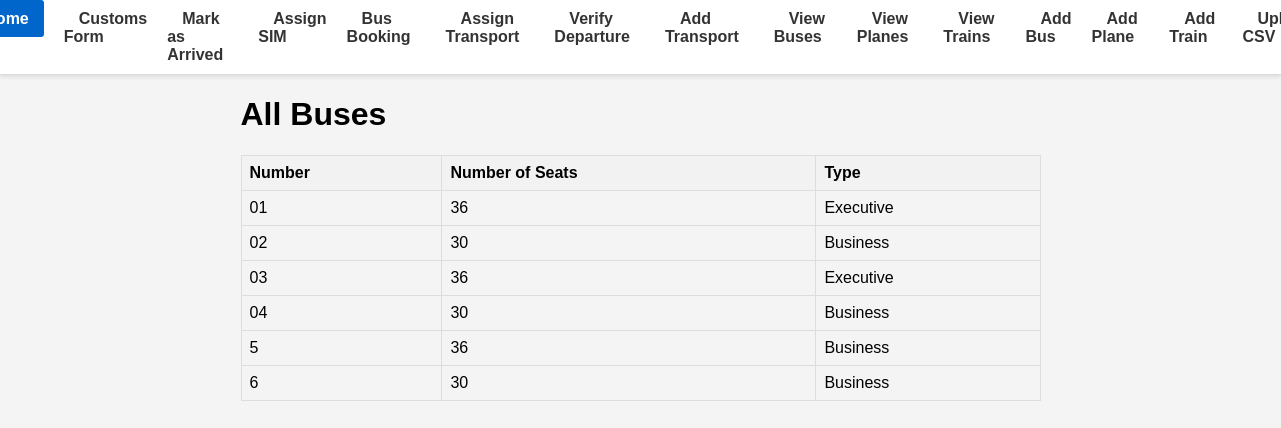
Screenshot of /view-buses/ with the database file from the repository.
### database.py (models this page shows)
class Transport(Base):
    __tablename__ = "transport"
    id = Column(Integer, primary_key=True, index=True)
    departure_time = Column(Date, nullable=True)
    type = Column(String, nullable=False)
    transport_type = Column(String, nullable=False)
    __mapper_args__ = {
        'polymorphic_on': transport_type,
        'polymorphic_identity': 'transport'
    }

class Bus(Transport):
    __tablename__ = "bus"
    bus_id = Column(Integer, ForeignKey('transport.id'), primary_key=True)
    bus_number = Column(String, nullable=False)
    no_of_seats = Column(Integer, nullable=False)
    type = Column(String, index=True,nullable=True)
    __mapper_args__ = {
        'polymorphic_identity': 'bus',
    }

### main.py (the view)
@app.get("/view-buses/")
def view_buses(request: Request, db: Session = Depends(get_db)):
    buses = db.query(Bus).all()
    return templates.TemplateResponse("view_buses.html", {"request": request, "buses": buses})

### templates/view_buses.html
{% extends "base.html" %}
{% block content %}
<h1>All Buses</h1>
<table>
    <tr>
        <th>Number</th>
        <th>Number of Seats</th>
        <th>Type</th>
    </tr>
    {% for bus in buses %}
    <tr>
        <td>{{ bus.bus_number }}</td>
        <td>{{ bus.no_of_seats }}</td>
        <td>{{ bus.type }}</td>
    </tr>
    {% endfor %}
</table>
{% endblock %}

### templates/base.html (shortened to what this page needs)
<!DOCTYPE html>
<html lang="en">
<head>
    <link rel="stylesheet" href="/static/styles.css">
</head>
<body>
    <nav>
        <ul>
            <li><a href="/">Home</a></li>
            <li><a href="/master-form">Customs Form</a></li>
            <li><a href="/mark-as-arrived-form/">Mark as Arrived</a></li>
            <li><a href="/assign-sim-form">Assign SIM</a></li>
            <li><a href = "/bus-booking/">Bus Booking </a></li>
            <li><a href="/assign-transport-form">Assign Transport</a></li>
            <li><a href="/verify-departure-form">Verify Departure</a></li>
            <li><a href="/add-transport-form">Add Transport</a></li>
            <li><a href="/view-buses/">View Buses</a></li>
            <li><a href="/view-planes/">View Planes</a></li>
            <li><a href="/view-trains/">View Trains</a></li>
            <li><a href="/add-bus/">Add Bus</a></li>
            <li><a href="/add-plane/">Add Plane</a></li>
            <li><a href="/add-train/">Add Train</a></li>
            <li><a href="/upload-csv/">Upload CSV</a></li>
        </ul>
    </nav>
    <div class="container">
        {% block content %}{% endblock %}
    </div>
</body>
</html>

### static/styles.css (style rules this page uses)
body { font-family: Arial, sans-serif; margin: 0; padding: 0; background-color: #f4f4f4; }
nav { background-color: #fff; border-bottom: 1px solid #ddd; padding: 10px; display: flex; justify-content: center; box-shadow: 0 2px 4px rgba(0, 0, 0, 0.1); }
nav ul { list-style: none; margin: 0; padding: 0; display: flex; gap: 20px; }
nav ul li { display: inline; }
nav a { color: #333; text-decoration: none; font-weight: bold; padding: 10px 15px; border-radius: 3px; transition: background-color 0.3s, color 0.3s; }
.container { max-width: 800px; margin: 0 auto; }
table { width: 100%; border-collapse: collapse; margin-bottom: 20px; }
table, th, td { border: 1px solid #ddd; }
th, td { padding: 8px; text-align: left; }
th { background-color: #f2f2f2; }

### rows the page displays
Bus: bus_number "01", no_of_seats "36", type "Executive"
Bus: bus_number "02", no_of_seats "30", type "Business"
Bus: bus_number "03", no_of_seats "36", type "Executive"
Bus: bus_number "04", no_of_seats "30", type "Business"
Bus: bus_number "5", no_of_seats "36", type "Business"
Bus: bus_number "6", no_of_seats "30", type "Business"
